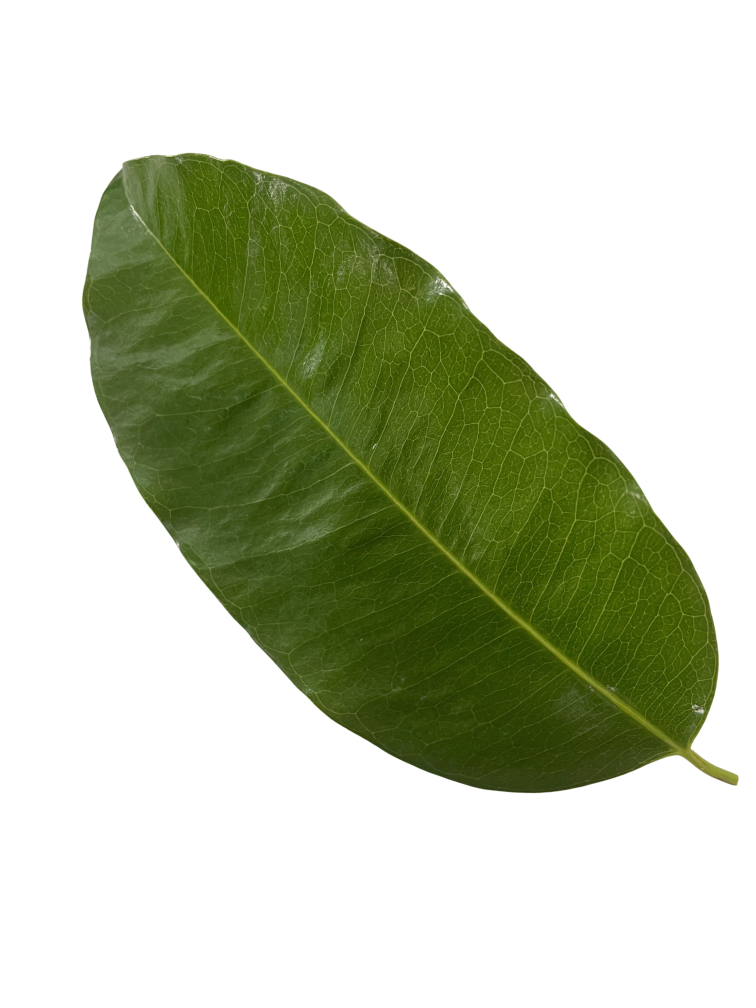
#> input picture images/Goc/001.jpg, 3024 x 4032 px (shown at 1/4 size); its folder holds 4 pictures in this run
$ python main.py   (older library calls are emulated)
#> lines starting #> are read from the running program, lines starting #| are printed output that depends on the picture
import os
import numpy as np
import pandas as pd
from PIL import Image
from skimage.feature import hog

input_folder = 'images/Goc'
resized_folder = 'resize'  # Thư mục để lưu ảnh đã resize

# Tạo thư mục nếu chưa tồn tại
os.makedirs(resized_folder, exist_ok=True)

# Đường dẫn để lưu tệp CSV đầu ra
output_csv = 'Output/hog.csv'

# Danh sách để lưu các HOG features
hog_features_list = []

# Nhãn cho mỗi nhóm 50 ảnh
labels = ['1', '2', '3', '4', '5']

def resize_image(image, target_size):
    # Lấy kích thước gốc
    original_size = image.size
    target_width, target_height = target_size

    # Tính toán tỷ lệ
    ratio = min(target_width / original_size[0], target_height / original_size[1])
    new_size = (int(original_size[0] * ratio), int(original_size[1] * ratio))

    # Resize ảnh
    resized_image = image.resize(new_size)  # Loại bỏ Image.ANTIALIAS

    # Tạo một ảnh trắng (hoặc đen) với kích thước mong muốn
    new_image = Image.new("L", (target_width, target_height))

    # Tính toán vị trí để đặt ảnh đã resize vào giữa ảnh mới
    paste_x = (target_width - new_size[0]) // 2
    paste_y = (target_height - new_size[1]) // 2

    # Dán ảnh đã resize vào ảnh mới
    new_image.paste(resized_image, (paste_x, paste_y))

    return new_image

# Duyệt qua tất cả các tệp trong thư mục
for idx, filename in enumerate(os.listdir(input_folder), start=1):
    if filename.endswith(('.png', '.jpg', '.jpeg', '.bmp', '.tiff')):
        try:
            # Đọc ảnh nhị phân bằng PIL
            img_path = os.path.join(input_folder, filename)
            image = Image.open(img_path).convert('L')  # Chuyển ảnh thành ảnh xám (grayscale)
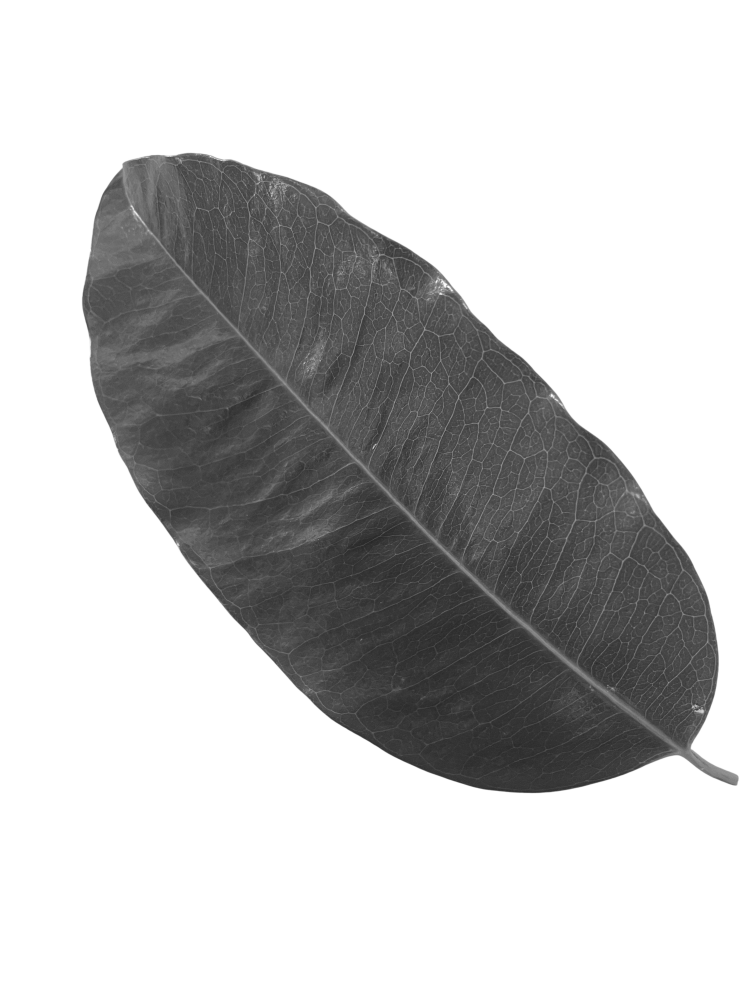
#> image: PIL image 3024x4032 L (shown at 1/4 size); min 30, max 255, mean 196.5

            # Resize ảnh về kích thước cố định để tính HOG
            resized_image = resize_image(image, (128, 128))  # Resize về 128x128
#> in resize_image, `resized_image = image.resize(new_size)`:
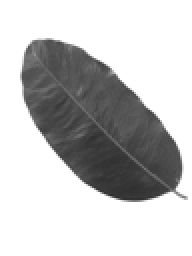
#> resized_image: PIL image 96x128 L (shown 2 times larger); min 47, max 255, mean 196.4
#> in resize_image, `new_image = Image.new("L", (target_width, target_height))`: new_image: PIL image 128x128 L; every value is 0
#> in resize_image, `new_image.paste(resized_image, (paste_x, paste_y))`:
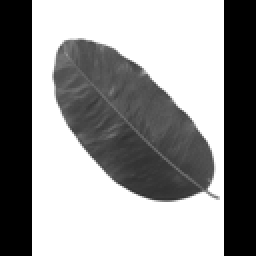
#> new_image: PIL image 128x128 L (shown 2 times larger); min 0, max 255, mean 147.3
            resized_image_np = np.array(resized_image)

            # Lưu ảnh đã resize vào thư mục
            resized_image.save(os.path.join(resized_folder, filename))

            # Tính toán các đặc trưng HOG
            hog_features = hog(resized_image_np, orientations=8, pixels_per_cell=(16, 16),
                               cells_per_block=(1, 1), visualize=False)
#> hog_features = 512 values, max 1 at index 0, min 0 at index 1, mean 0.169

            # Chuyển thành mảng 1D để lưu trữ
            hog_features = hog_features.flatten()

            # Xác định nhãn dựa trên chỉ số của ảnh
            label = labels[(idx - 1) // 50]  # Chia nhóm mỗi 50 ảnh

            # Lưu kết quả vào danh sách
            hog_features_list.append({
                'HOG': list(hog_features),  # Lưu toàn bộ đặc trưng HOG dưới dạng danh sách
                'Tên Ảnh': filename,  # Thêm tên ảnh vào
                'Nhãn': label  # Thêm nhãn vào
            })

        except Exception as e:
            print(f"Lỗi xảy ra khi xử lý ảnh {img_path}: {str(e)}")
#> pass 2 of the loop `for idx, filename in enumerate(os.listdir(input_folder), start=1):`:
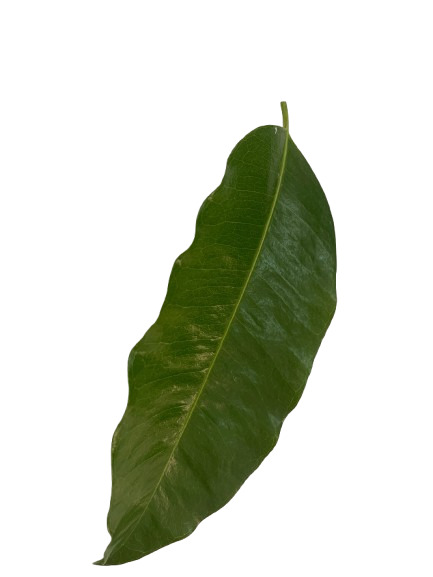
#> input picture images/Goc/005.jpg, 433 x 577 px
#> `image = Image.open(img_path).convert('L')`:
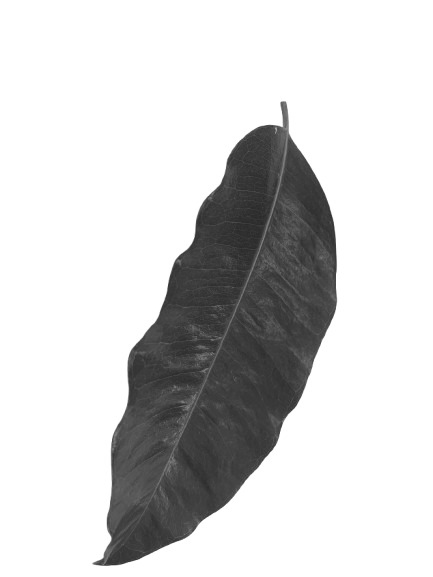
#> image: PIL image 433x577 L; min 41, max 255, mean 210.2
#> in resize_image (call 2), `new_image.paste(resized_image, (paste_x, paste_y))`:
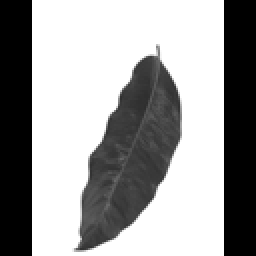
#> new_image: PIL image 128x128 L (shown 2 times larger); min 0, max 255, mean 157.6
#> hog_features = 512 values, max 1 at index 0, min 0 at index 1, mean 0.157
#> pass 3 of the loop `for idx, filename in enumerate(os.listdir(input_folder), start=1):`:
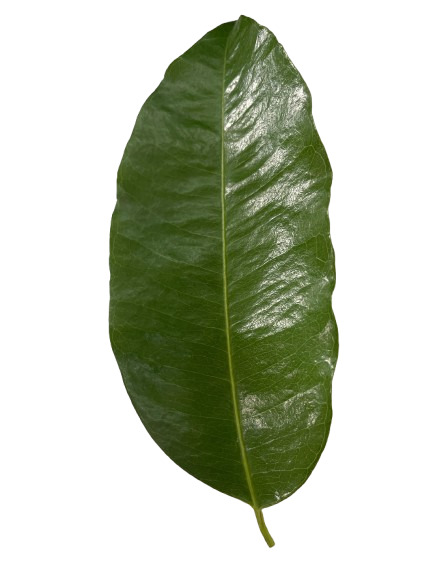
#> input picture images/Goc/009.jpg, 433 x 577 px
#> in resize_image (call 3), `resized_image = image.resize(new_size)`:
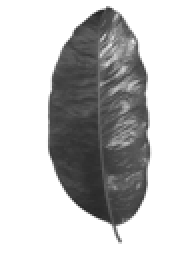
#> resized_image: PIL image 96x128 L (shown 2 times larger); min 38, max 255, mean 194.8
#> in resize_image (call 3), `new_image.paste(resized_image, (paste_x, paste_y))`:
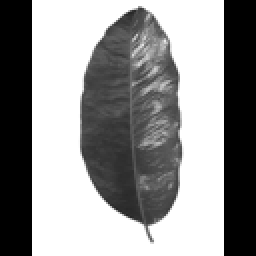
#> new_image: PIL image 128x128 L (shown 2 times larger); min 0, max 255, mean 146.1
#> hog_features = 512 values, max 1 at index 0, min 0 at index 1, mean 0.192
#> the loop made 4 passes; the first 3 are shown

# Chuyển danh sách HOG features thành DataFrame nếu không rỗng
if hog_features_list:
    df = pd.DataFrame(hog_features_list)

    # Tách từng giá trị của HOG thành các cột riêng biệt
    hog_df = pd.DataFrame(df['HOG'].to_list(), columns=[f'HOG_{i + 1}' for i in range(len(df['HOG'][0]))])

    # Kết hợp các cột tên ảnh và HOG trước
    temp_df = pd.concat([df[['Tên Ảnh']], hog_df], axis=1)

    # Thêm cột nhãn ở cuối
    final_df = pd.concat([temp_df, df[['Nhãn']]], axis=1)

    # Lưu DataFrame vào tệp CSV
#> (the run stopped early here; a loop or call above may not have finished)
